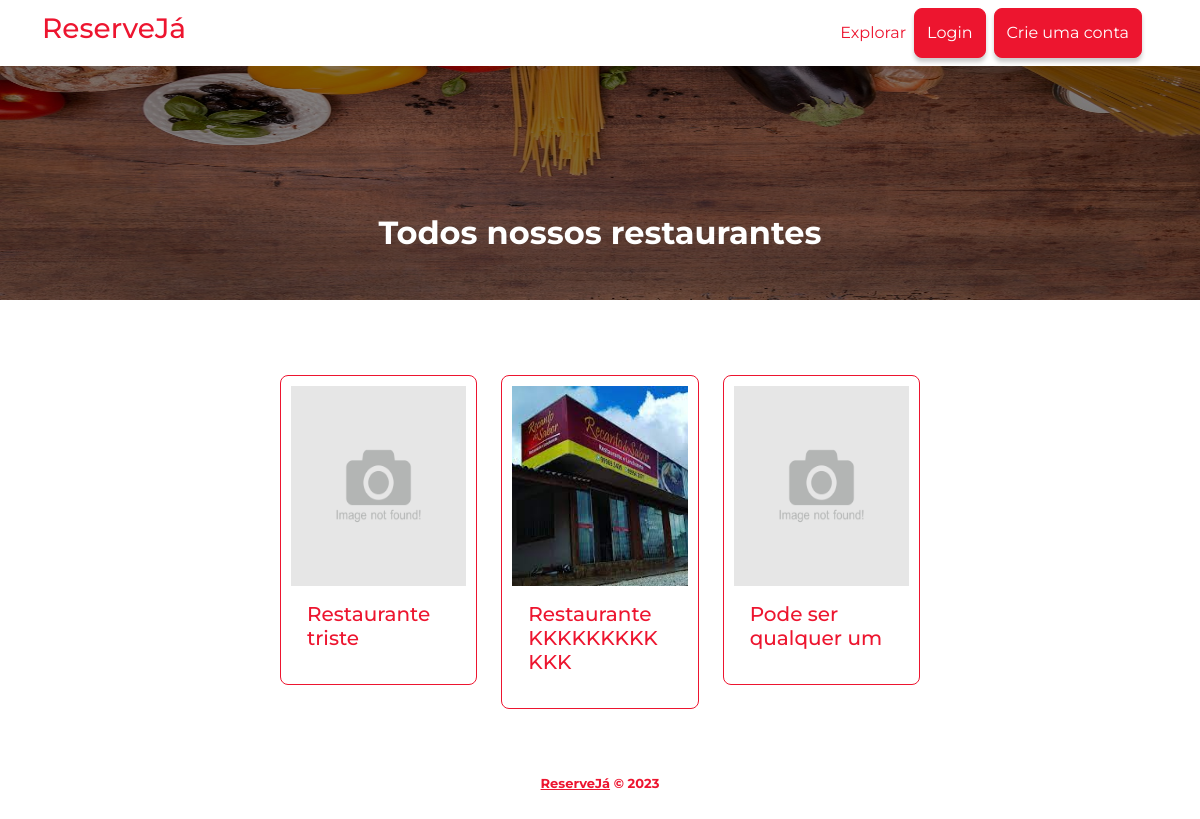
The page /restaurantes on the database its author committed.
### application/models.py (models this page shows, shortened)
class restaurante(models.Model):
	nome = models.CharField(max_length=120)
	descricao = models.TextField()
	foto = models.ImageField(null=True, blank=True, upload_to='images/',
		default='images/not-found.jpg')
	user = models.ForeignKey(get_user_model(), on_delete=models.CASCADE)
	created_at = models.DateTimeField(auto_now_add=True)

### application/views.py (the view)
# urls.py: path('restaurantes', views.index),
def index(request):
	restaurantes = restaurante.objects.all().order_by('created_at')
	return render(request, 'application/index.html',
	 {'restaurantes': restaurantes})

### application/templates/application/index.html (shortened to what this page needs)
{% extends 'base.html' %}
{% load static %}
{% block content %}
	<div id="carouselExampleCaptions" class="carousel slide">
	  <div class="carousel-inner">
	    <div class="carousel-item active">
	      <img style="height:300px" src="{% static 'images/imagem1.jpg' %}" class="d-block w-100" alt="...">
	      <div class="carousel-caption">
	        <h2>Todos nossos restaurantes</h2>
	      </div>
	    </div>
	</div>
	<div class="container-app">
		<div class="app">
			<div class="restaurants">
				<div class="row">
					{% if restaurantes %}
						{% for i in restaurantes %}
						<div class="col-sm-4">
							<div class="card">
							  <a href="/restaurante/{{ i.id }}" style="color: #4F4F4F;"><img src="{{ i.foto.url }}" alt="Imagem do restaurante {{ i.nome }}" height="200" width="100%" />
							  <div class="card-body">
							    <h5 class="card-title">{{ i.nome }}</h5>
							  </div></a>
							</div>
						</div>
						{% endfor %}
					{% else %}
						<h1>Nenhum restaurante encontrado : (</h1>
					{% endif %}
				</div>
			</div>
		</div>
	</div>
{% endblock %}

### application/static/style/style.css (style rules this page uses)
* { margin: 0; padding: 0; }
a { text-decoration: #ccc; }
.carousel-item img { height: 500px; filter: brightness(50%); }
.carousel-item { font-family: "Montserrat", sans-serif; }
.carousel-item h2 { color: #fff; font-weight: bold; }
.container-app { padding-top: 75px; display: flex; align-items: center; justify-content: center; }
.app { width: calc(700px - 5%); }
.restaurants .card { border-radius: 8px; border: 1px solid #ed152f; padding: 10px; margin-bottom: 10px; font-family: "Montserrat", sans-serif; word-wrap: break-word; }
.restaurants .card-title { color: #ed152f; }

### rows shown on the page
restaurante: foto (picture), nome "Restaurante triste"
restaurante: foto (picture), nome "Restaurante KKKKKKKKKKKK"
restaurante: foto (picture), nome "Pode ser qualquer um"
